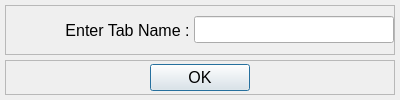
<?xml version="1.0" encoding="UTF-8"?>
<ui version="4.0">
 <class>add_tab_dialog</class>
 <widget class="QDialog" name="add_tab_dialog">
  <property name="windowModality">
   <enum>Qt::ApplicationModal</enum>
  </property>
  <property name="geometry">
   <rect>
    <x>0</x>
    <y>0</y>
    <width>400</width>
    <height>100</height>
   </rect>
  </property>
  <property name="sizePolicy">
   <sizepolicy hsizetype="Fixed" vsizetype="Fixed">
    <horstretch>0</horstretch>
    <verstretch>0</verstretch>
   </sizepolicy>
  </property>
  <property name="minimumSize">
   <size>
    <width>400</width>
    <height>100</height>
   </size>
  </property>
  <property name="maximumSize">
   <size>
    <width>400</width>
    <height>100</height>
   </size>
  </property>
  <property name="font">
   <font>
    <pointsize>12</pointsize>
   </font>
  </property>
  <property name="windowTitle">
   <string>Add Tab</string>
  </property>
  <layout class="QVBoxLayout" name="verticalLayout">
   <property name="spacing">
    <number>5</number>
   </property>
   <property name="leftMargin">
    <number>5</number>
   </property>
   <property name="topMargin">
    <number>5</number>
   </property>
   <property name="rightMargin">
    <number>5</number>
   </property>
   <property name="bottomMargin">
    <number>5</number>
   </property>
   <item>
    <widget class="QFrame" name="frame">
     <property name="frameShape">
      <enum>QFrame::StyledPanel</enum>
     </property>
     <property name="frameShadow">
      <enum>QFrame::Raised</enum>
     </property>
     <layout class="QHBoxLayout" name="horizontalLayout">
      <property name="spacing">
       <number>0</number>
      </property>
      <property name="leftMargin">
       <number>0</number>
      </property>
      <property name="topMargin">
       <number>0</number>
      </property>
      <property name="rightMargin">
       <number>0</number>
      </property>
      <property name="bottomMargin">
       <number>0</number>
      </property>
      <item>
       <widget class="QLabel" name="label">
        <property name="text">
         <string>Enter Tab Name : </string>
        </property>
        <property name="alignment">
         <set>Qt::AlignRight|Qt::AlignTrailing|Qt::AlignVCenter</set>
        </property>
       </widget>
      </item>
      <item>
       <widget class="QLineEdit" name="input_tab_name">
        <property name="sizePolicy">
         <sizepolicy hsizetype="Fixed" vsizetype="Fixed">
          <horstretch>0</horstretch>
          <verstretch>0</verstretch>
         </sizepolicy>
        </property>
        <property name="minimumSize">
         <size>
          <width>200</width>
          <height>0</height>
         </size>
        </property>
        <property name="maximumSize">
         <size>
          <width>200</width>
          <height>16777215</height>
         </size>
        </property>
       </widget>
      </item>
     </layout>
    </widget>
   </item>
   <item>
    <widget class="QFrame" name="frame_2">
     <property name="minimumSize">
      <size>
       <width>0</width>
       <height>35</height>
      </size>
     </property>
     <property name="maximumSize">
      <size>
       <width>16777215</width>
       <height>35</height>
      </size>
     </property>
     <property name="frameShape">
      <enum>QFrame::StyledPanel</enum>
     </property>
     <property name="frameShadow">
      <enum>QFrame::Raised</enum>
     </property>
     <layout class="QHBoxLayout" name="horizontalLayout_2">
      <property name="spacing">
       <number>0</number>
      </property>
      <property name="leftMargin">
       <number>0</number>
      </property>
      <property name="topMargin">
       <number>0</number>
      </property>
      <property name="rightMargin">
       <number>0</number>
      </property>
      <property name="bottomMargin">
       <number>0</number>
      </property>
      <item>
       <widget class="QPushButton" name="button_ok">
        <property name="sizePolicy">
         <sizepolicy hsizetype="Fixed" vsizetype="Fixed">
          <horstretch>0</horstretch>
          <verstretch>0</verstretch>
         </sizepolicy>
        </property>
        <property name="minimumSize">
         <size>
          <width>100</width>
          <height>0</height>
         </size>
        </property>
        <property name="maximumSize">
         <size>
          <width>100</width>
          <height>16777215</height>
         </size>
        </property>
        <property name="text">
         <string>OK</string>
        </property>
       </widget>
      </item>
     </layout>
    </widget>
   </item>
  </layout>
 </widget>
 <resources/>
 <connections/>
</ui>
